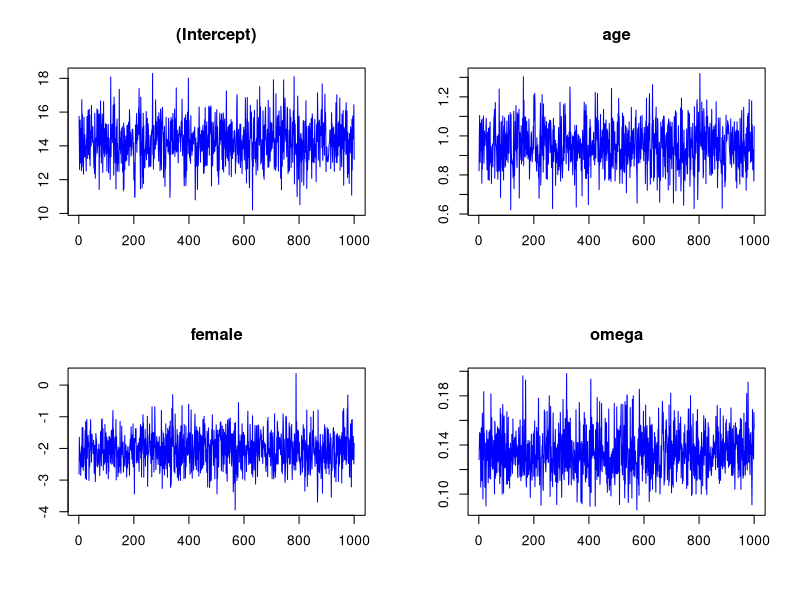
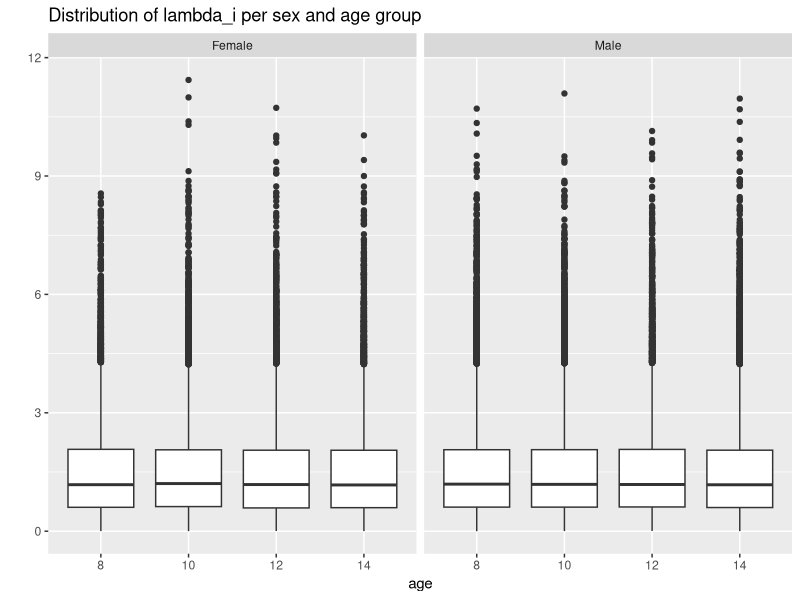
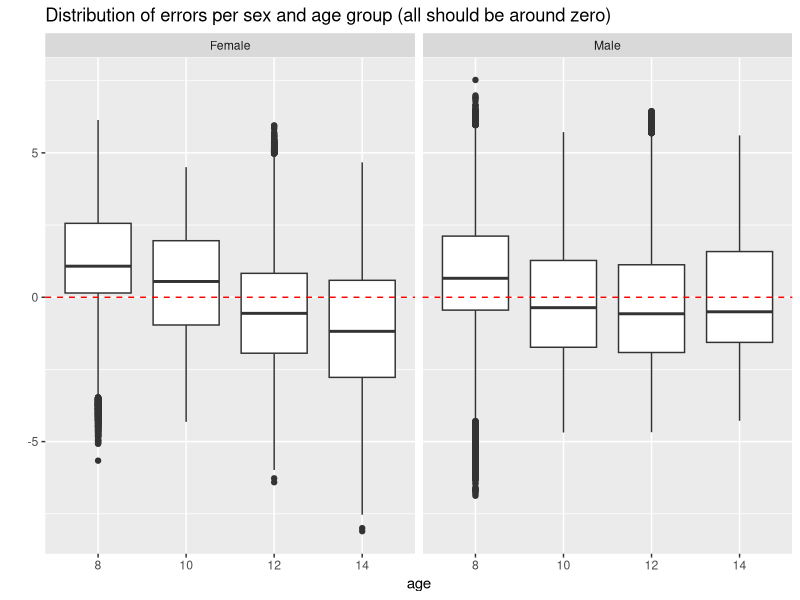
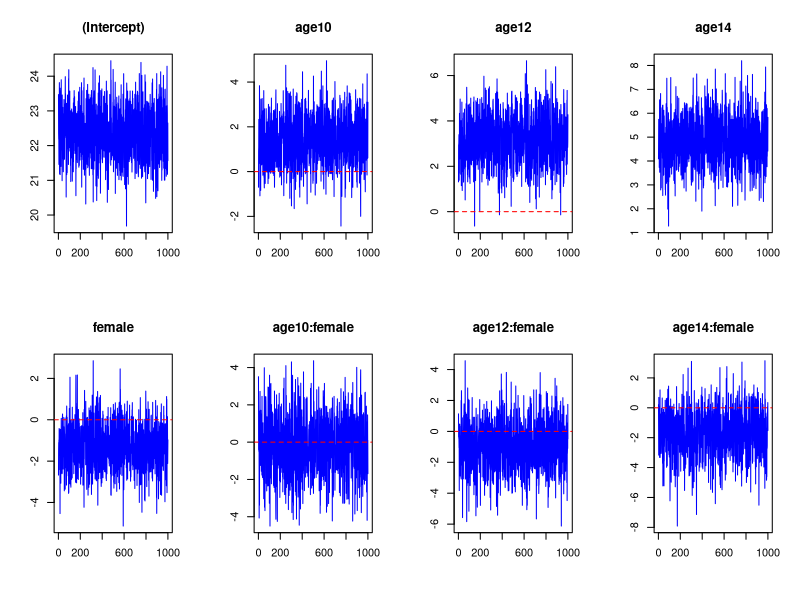
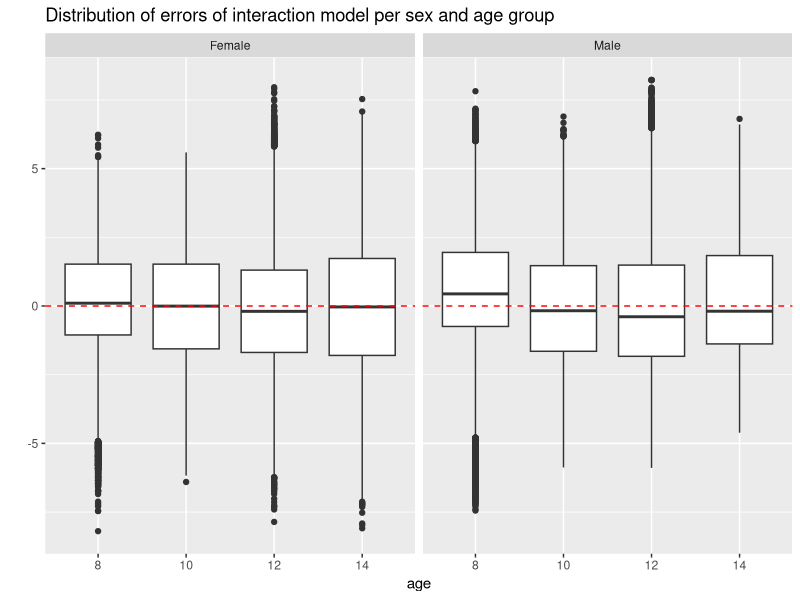

Reproduce these figures in R, in order.
## ---- chunk 1
knitr::opts_chunk$set(message = FALSE, warning = FALSE)
## ---- chunk 2
library(tidyverse)
library(mvtnorm)
library(Matrix)
## ---- chunk 3
dental <- read_csv("dental.csv")[ ,-1] %>% 
  mutate(female = as.integer(Sex == 'Female'))
head(dental)
## ---- chunk 4
X <- dental %>% 
  model.matrix(~ age + female, data = .)
y <- dental$distance
head(X)
## ---- chunk 5
gibbs_sampler12 <- function(nsim, X, y, prior) {
  # metadata
  n <- nrow(X)
  d <- ncol(X)
  
  # initialise 
  beta <- matrix(0, nsim, d)
  omega <- numeric(nsim)
  
  # computed quantities
  Kn <- crossprod(X) + prior$K0
  Kn_inv <- solve(Kn)
  mn <- solve(Kn, crossprod(X, y) + prior$K0 %*% prior$m0)
  an <- prior$a0 + n/2
  bn <- prior$b0 + 0.5*drop(crossprod(y - X %*% mn)) +
    0.5*drop(crossprod(mn - prior$m0, prior$K0 %*% (mn - prior$m0)))
  
  # sampler
  for (k in 1:nsim) {
    omega[k] <- rgamma(1, shape = an, rate = bn)
    beta[k, ] <- rmvnorm(1, mean = mn, sigma = as(Kn_inv / omega[k], "matrix"))
  }
  
  params <- data.frame(cbind(beta, omega))
  names(params) <- c(colnames(X), "omega")
  params
}
## ---- chunk 6
# Create prior
d <- ncol(X)
prior <- list(m0 = numeric(d), K0 = Diagonal(d), a0 = 1, b0 = 10)

# Run the sampler
nsim <- 1000
set.seed(999)
params <- gibbs_sampler12(nsim, X, y, prior)
## ---- chunk 7
par(mfrow = c(2, 2))
for (j in 1:4) {
  plot(params[ ,j], 
       type = "l", col = "blue", 
       main = names(params)[j], 
       xlab = "", ylab = "")  
}
## ---- chunk 8
describe <- function(x) {
  data_frame(mean = mean(x), sd = sd(x), low95 = quantile(x, 0.025), up95 = quantile(x, 0.975))
} 
params %>% 
  mutate(sd = 1 / sqrt(omega)) %>% 
  map(describe) %>% 
  bind_rows() %>% 
  add_column(variable = c(names(params), "std.dev"), .before = 1) 

## ---- chunk 9
ridge <- drop(solve(crossprod(X) + Diagonal(d) * prior$K0, crossprod(X, y)))
ridge
## ---- chunk 10
ols <- drop(solve(crossprod(X), crossprod(X, y)))
ols
## ---- chunk 11
library(tidyverse)
library(mvtnorm)
library(Matrix)
library(ggplot2)
## ---- chunk 12
gibbs_sampler14 <- function(nsim, X, y, prior) {
  # metadata
  n <- nrow(X)
  d <- ncol(X)
  
  # initialise 
  beta <- matrix(0, nsim, d)
  omega <- numeric(nsim)
  lambda <- matrix(0, nsim + 1, n)
  lambda[1, ] <- 1

  # sampler
  for (k in 1:nsim) {
    Kn <- crossprod(X, lambda[k, ]*X) + prior$K0
    Kn_inv <- solve(Kn)
    mn <- solve(Kn, crossprod(X, lambda[k, ]*y) + prior$K0 %*% prior$m0)
    err <- as.numeric(y - X %*% mn)
    an <- prior$a0 + n/2
    bn <- prior$b0 + 0.5*drop(crossprod(err, lambda[k, ] * err)) +
      0.5*drop(crossprod(mn - prior$m0, prior$K0 %*% (mn - prior$m0)))
    taun <- prior$tau + 0.5*omega[k] * err^2
    omega[k] <- rgamma(1, shape = an, rate = bn)
    beta[k, ] <- rmvnorm(1, mean = mn, sigma = as(Kn_inv / omega[k], "matrix"))
    lambda[k + 1, ] <- map_dbl(taun, ~ rgamma(1, prior$tau + 0.5, .))
  }
  lambda <- lambda[-1, ]
  
  list(beta = beta, omega = omega, lambda = lambda)
}
## ---- chunk 13
# Create prior
d <- ncol(X)
prior <- list(m0 = numeric(d), K0 = Diagonal(d), a0 = 1, b0 = 10, tau = 1)

# Run the sampler
nsim <- 1000
set.seed(999)
res14 <- gibbs_sampler14(nsim, X, y, prior)
## ---- chunk 14
beta <- data.frame(res14$beta)
beta %>% 
  map(describe) %>% 
  bind_rows() %>% 
  add_column(variable = colnames(X), .before = 1) 
## ---- chunk 15
pltdata <- data.frame(lambda = t(res14$lambda), age = ordered(dental$age), sex = dental$Sex)
pltdata <- pltdata %>% 
  gather(subject, lambda, -c(age, sex)) 
ggplot(pltdata, aes(age, lambda)) +
  geom_boxplot() +
  facet_grid(. ~ sex) +
  ylab("") +
  ggtitle(paste("Distribution of", expression(lambda_i), "per sex and age group"))
## ---- chunk 16
beta <- t(res14$beta)
err <- y - X %*% beta

pltdata <- data.frame(mean_err = err, age = ordered(dental$age), sex = dental$Sex)
pltdata <- pltdata %>% 
  gather(subject, error, -c(age, sex)) 
ggplot(pltdata, aes(age, error)) +
  geom_boxplot() +
  geom_hline(aes(yintercept = 0), colour = "red", linetype = "dashed") +
  facet_grid(. ~ sex) +
  ylab("") +
  ggtitle(paste("Distribution of errors per sex and age group (all should be around zero)"))
## ---- chunk 17
X2 <- dental %>% 
  mutate(age = factor(age)) %>% 
  model.matrix(~ age + female + female*age, data = .)
y <- dental$distance
head(X2)
## ---- chunk 18
# Create prior
d <- ncol(X2)
prior <- list(m0 = numeric(d), K0 = Diagonal(d), a0 = 1, b0 = 10, tau = 1)

# Run the sampler
nsim <- 1000
set.seed(999)
res15 <- gibbs_sampler14(nsim, X2, y, prior)
## ---- chunk 19
beta <- data.frame(res15$beta)
beta %>% 
  map(describe) %>%  # describe was defined in question 12
  bind_rows() %>% 
  add_column(variable = colnames(X2), .before = 1) 
## ---- chunk 20
par(mfrow = c(2, 4))
for (j in 1:ncol(beta)) {
  plot(beta[ ,j], 
       type = "l", col = "blue",
       main = colnames(X2)[j], 
       xlab = "", ylab = "") 
  abline(h=0, col = "red", lt = 2)
}
## ---- chunk 21
beta <- t(res15$beta)
err <- y - X2 %*% beta

pltdata <- data.frame(mean_err = err, age = ordered(dental$age), sex = dental$Sex)
pltdata <- pltdata %>% 
  gather(subject, error, -c(age, sex)) 
ggplot(pltdata, aes(age, error)) +
  geom_boxplot() +
  geom_hline(aes(yintercept = 0), colour = "red", linetype = "dashed") +
  facet_grid(. ~ sex) +
  ylab("") +
  ggtitle(paste("Distribution of errors of interaction model per sex and age group"))
